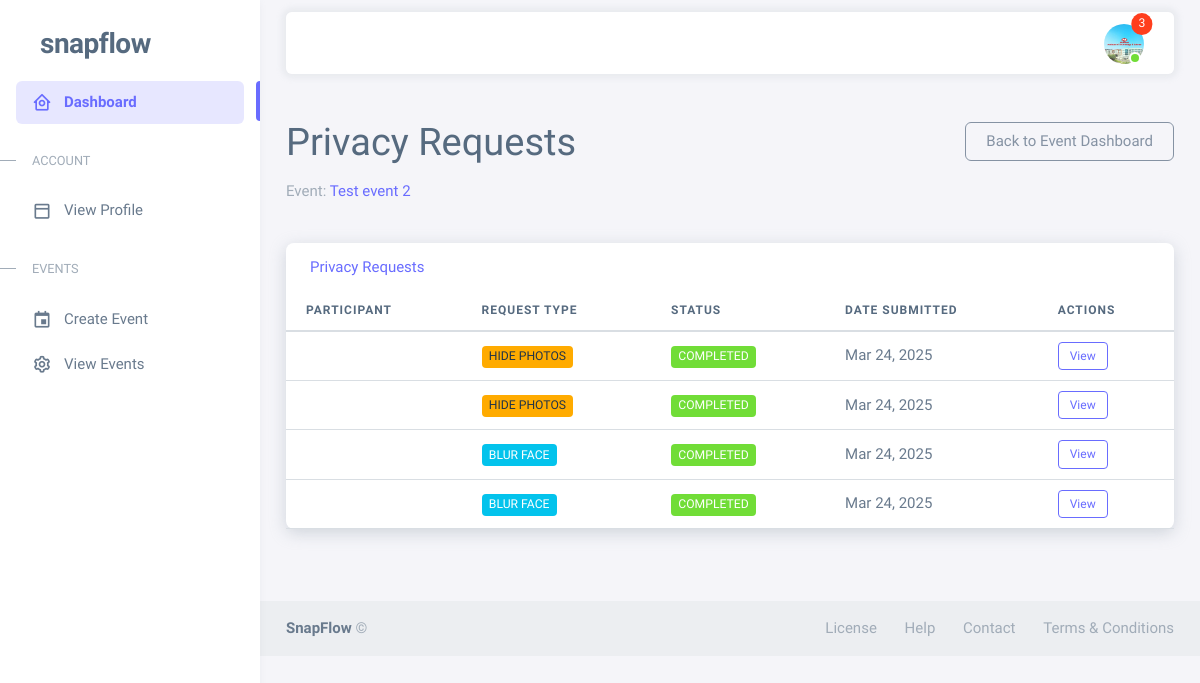
The app's page /privacy/event/test-event-2/requests/ (signed in) with its own data.
### users/models.py (models this page shows, shortened)
class CustomUser(AbstractUser):
    class Roles(models.TextChoices):
        ORGANIZER = 'ORGANIZER', _('Event Organizer')
        PHOTOGRAPHER = 'PHOTOGRAPHER', _('Photographer')
        PARTICIPANT = 'PARTICIPANT', _('Event Participant')
    class ParticipantTypes(models.TextChoices):
        GUEST = 'GUEST', _('Guest')
        FAMILY = 'FAMILY', _('Family')
        FRIEND = 'FRIEND', _('Friend')
        WINNER = 'WINNER', _('Winner')
        OTHER = 'OTHER', _('Other')
    class PhotographerRoles(models.TextChoices):
        LEAD = 'LEAD', _('Lead Photographer')
        ASSISTANT = 'ASSISTANT', _('Assistant Photographer')
        SECONDARY = 'SECONDARY', _('Secondary Photographer')
    role = models.CharField(
        max_length=20,
        choices=Roles.choices,
        null=True,
        blank=False
    )
    avatar = models.ImageField(
        upload_to='user_avatars/',
        validators=[FileExtensionValidator(['jpg', 'jpeg', 'png'])],
        null=True,
        blank=True
    )
    phone_number = models.CharField(max_length=15, blank=True)
    company_name = models.CharField(max_length=100, blank=True)
    website = models.URLField(blank=True)
    portfolio_url = models.URLField(blank=True)
    photographer_role = models.CharField(
        max_length=20,
        choices=PhotographerRoles.choices,
        blank=True
    )
    watermark = models.ImageField(
        upload_to='photographer_watermarks/',
        validators=[FileExtensionValidator(['png'])],
        null=True,
        blank=True
    )
    participant_type = models.CharField(
        max_length=20,
        choices=ParticipantTypes.choices,
        blank=True
    )
    image_visibility = models.CharField(
        max_length=20,
        choices=[
            ('PUBLIC', 'Public'),
            ('PRIVATE', 'Private'),
            ('EVENT_ONLY', 'Event Only')
        ],
        default='PRIVATE'
    )
    blur_requested = models.BooleanField(default=False)
    remove_requested = models.BooleanField(default=False)
    is_verified = models.BooleanField(default=False)

### events/models.py (models this page shows, shortened)
class Event(models.Model):
    class EventTypes(models.TextChoices):
        WEDDING = 'WEDDING', _('Wedding')
        BIRTHDAY = 'BIRTHDAY', _('Birthday')
        CORPORATE = 'CORPORATE', _('Corporate Event')
        CULTURAL = 'CULTURAL', _('Cultural Event')
        SPORTS = 'SPORTS', _('Sports Event')
        ACADEMIC = 'ACADEMIC', _('Academic Event')
        AWARD = 'AWARD', _('Award Ceremony')
        PUBLIC = 'PUBLIC', _('Public Gathering')
        OTHER = 'OTHER', _('Other')
    class EventStatus(models.TextChoices):
        DRAFT = 'DRAFT', _('Draft')
        ACTIVE = 'ACTIVE', _('Active')
        COMPLETED = 'COMPLETED', _('Completed')
        CANCELLED = 'CANCELLED', _('Cancelled')
    title = models.CharField(max_length=200)
    slug = models.SlugField(unique=True, blank=True)
    event_type = models.CharField(
        max_length=20,
        choices=EventTypes.choices,
        default=EventTypes.OTHER
    )
    description = models.TextField()
    start_date = models.DateTimeField()
    end_date = models.DateTimeField()
    timezone = models.CharField(max_length=50, default='UTC')
    location = models.CharField(max_length=255)
    event_code = models.CharField(max_length=6, unique=True, blank=True)
    primary_color = models.CharField(max_length=7, default="#ffffff")  # Hex color
    secondary_color = models.CharField(max_length=7, default="#000000")  # Hex color
    status = models.CharField(
        max_length=20,
        choices=EventStatus.choices,
        default=EventStatus.DRAFT
    )
    organizer = models.ForeignKey(
        settings.AUTH_USER_MODEL,
        on_delete=models.CASCADE,
        related_name='organized_events'
    )
    custom_domain = models.CharField(max_length=255, blank=True)
    theme = models.ForeignKey(
        'EventTheme',
        on_delete=models.SET_NULL,
        null=True,
        blank=True
    )
    logo = models.ImageField(upload_to='event_logos/', null=True, blank=True)
    cover_image = models.ImageField(upload_to='event_covers/', null=True, blank=True)
    is_public = models.BooleanField(default=False)
    require_registration = models.BooleanField(default=True)
    allow_guest_upload = models.BooleanField(default=False)
    enable_face_detection = models.BooleanField(default=True)
    enable_moment_detection = models.BooleanField(default=True)
    enable_auto_tagging = models.BooleanField(default=True)
    created_at = models.DateTimeField(auto_now_add=True)
    updated_at = models.DateTimeField(auto_now=True)
    class Meta:
        ordering = ['-start_date']

### privacy/models.py (models this page shows, shortened)
class PrivacyRequest(models.Model):
    REQUEST_TYPES = (
        ('blur', _('Blur my face')),
        ('hide', _('Hide photos with me')),
    )
    STATUS_CHOICES = (
        ('pending', _('Pending')),
        ('approved', _('Approved')),
        ('rejected', _('Rejected')),
        ('processing', _('Processing')),
        ('completed', _('Completed')),
    )
    user = models.ForeignKey(
        settings.AUTH_USER_MODEL,
        on_delete=models.CASCADE,
        related_name='privacy_requests'
    )
    event = models.ForeignKey(
        Event,
        on_delete=models.CASCADE,
        related_name='privacy_requests'
    )
    request_type = models.CharField(
        max_length=10,
        choices=REQUEST_TYPES,
        default='blur'
    )
    reason = models.TextField(
        blank=True,
        help_text=_('Optional reason for the privacy request')
    )
    status = models.CharField(
        max_length=20,
        choices=STATUS_CHOICES,
        default='pending'
    )
    created_at = models.DateTimeField(auto_now_add=True)
    updated_at = models.DateTimeField(auto_now=True)
    processed_at = models.DateTimeField(null=True, blank=True)
    processed_photos_count = models.PositiveIntegerField(default=0)
    rejection_reason = models.TextField(blank=True)
    class Meta:
        unique_together = ('user', 'event', 'request_type')
        ordering = ['-created_at']

### privacy/views.py (the view)
# urls.py: path('event/<slug:slug>/requests/', views.EventPrivacyRequestListView.as_view(), name='event_requests'),
class EventPrivacyRequestListView(LoginRequiredMixin, UserPassesTestMixin, ListView):
    model = PrivacyRequest
    template_name = 'privacy/event_request_list.html'
    context_object_name = 'privacy_requests'
    def test_func(self):
        event = get_object_or_404(Event, slug=self.kwargs['slug'])
        return event.organizer == self.request.user
    def get_queryset(self):
        event = get_object_or_404(Event, slug=self.kwargs['slug'])
        return PrivacyRequest.objects.filter(event=event)
    def get_context_data(self, **kwargs):
        context = super().get_context_data(**kwargs)
        event = get_object_or_404(Event, slug=self.kwargs['slug'])
        context['event'] = event
        return context

### notifications/context_processors.py (called while the page is built)
def notification_processor(request):
    context = {
        'unread_notifications_count': 0,
        'recent_notifications': []
    }
    if request.user.is_authenticated:
        from .models import Notification
        context['unread_notifications_count'] = Notification.objects.filter(
            recipient=request.user,
            is_read=False
        ).count()
        context['recent_notifications'] = Notification.objects.filter(
            recipient=request.user
        ).order_by('-created_at')[:5]
    return context

### templates/privacy/event_request_list.html (shortened to what this page needs)
{% extends "users/db_base.html" %}
{% load static %}
{% block content %}
<div class="container py-5">
    <div class="row mb-4">
        <div class="col-md-8">
            <h1 class="mb-3">Privacy Requests</h1>
            <p class="text-muted">Event: <a href="{% url 'events:event_dashboard' event.slug %}">{{ event.title }}</a></p>
        </div>
        <div class="col-md-4 text-md-end">
            <a href="{% url 'events:event_dashboard' event.slug %}" class="btn btn-outline-secondary">
                 Back to Event Dashboard
            </a>
        </div>
    </div>
    {% if privacy_requests %}
        <div class="card shadow mb-4">
            <div class="card-header py-3">
                <h6 class="m-0 font-weight-bold text-primary">Privacy Requests</h6>
            </div>
            <div class="card-body p-0">
                <div class="table-responsive">
                    <table class="table table-hover mb-0">
                        <thead>
                            <tr>
                                <th>Participant</th>
                                <th>Request Type</th>
                                <th>Status</th>
                                <th>Date Submitted</th>
                                <th>Actions</th>
                            </tr>
                        </thead>
                        <tbody>
                            {% for request in privacy_requests %}
                            <tr>
                                <td>{{ request.user.get_full_name }}</td>
                                <td>
                                    {% if request.request_type == 'blur' %}
                                        <span class="badge bg-info text-white">Blur Face</span>
                                    {% elif request.request_type == 'hide' %}
                                        <span class="badge bg-warning text-dark">Hide Photos</span>
                                    {% endif %}
                                </td>
                                <td>
                                    {% if request.status == 'pending' %}
                                        <span class="badge bg-secondary">Pending</span>
                                    {% elif request.status == 'approved' %}
                                        <span class="badge bg-success">Approved</span>
                                    {% elif request.status == 'processing' %}
                                        <span class="badge bg-primary">Processing</span>
                                    {% elif request.status == 'completed' %}
                                        <span class="badge bg-success">Completed</span>
                                    {% elif request.status == 'rejected' %}
                                        <span class="badge bg-danger">Rejected</span>
                                    {% endif %}
                                </td>
                                <td>{{ request.created_at|date:"M d, Y" }}</td>
                                <td>
                                    <a href="{% url 'privacy:request_detail' request.id %}" class="btn btn-sm btn-outline-primary">
                                         View
                                    </a>
                                </td>
                            </tr>
                            {% endfor %}
                        </tbody>
                    </table>
                </div>
            </div>
        </div>
    {% else %}
        <div class="alert alert-info">
            <h5 class="alert-heading">No privacy requests</h5>
            <p>This event hasn't received any privacy requests yet.</p>
        </div>
    {% endif %}
</div>
{% endblock %}

### templates/users/db_base.html (shortened to what this page needs)
{% load static %}
<!DOCTYPE html>
<html
  lang="en"
  class="light-style layout-menu-fixed"
  dir="ltr"
  data-theme="theme-default"
  data-assets-path="{% static 'users/assets/' %}"
  data-template="vertical-menu-template-free"
>
  <head>
    <link rel="stylesheet" href="{% static 'users/assets/vendor/fonts/boxicons.css' %}" />
    <link rel="stylesheet" href="{% static 'users/assets/vendor/css/core.css' %}" class="template-customizer-core-css" />
    <link rel="stylesheet" href="{% static 'users/assets/vendor/css/theme-default.css' %}" class="template-customizer-theme-css" />
    <link rel="stylesheet" href="{% static 'users/assets/css/demo.css' %}" />
    <link rel="stylesheet" href="https://cdn.jsdelivr.net/npm/bootstrap-icons/font/bootstrap-icons.css">
    <link rel="stylesheet" href="{% static 'css/notifications.css' %}">
    <link rel="stylesheet" href="{% static 'users/assets/vendor/libs/perfect-scrollbar/perfect-scrollbar.css' %}" />
    <link rel="stylesheet" href="{% static 'users/assets/vendor/libs/apex-charts/apex-charts.css' %}" />
  </head>
  <body>
    <div class="layout-wrapper layout-content-navbar">
      <div class="layout-container">
<aside id="layout-menu" class="layout-menu menu-vertical menu bg-menu-theme">
    <div class="app-brand demo">
      <a href="{% url 'home:landing' %}" class="app-brand-link">
        <span class="app-brand-text demo menu-text fw-bolder ms-2">SnapFlow</span>
      </a>
    </div>
    <ul class="menu-inner py-1">
      <li class="menu-item active">
        <a href="{% url 'users:dashboard' %}" class="menu-link">
          <i class="menu-icon tf-icons bx bx-home-circle"></i>
          <div data-i18n="Analytics">Dashboard</div>
        </a>
      </li>
      <li class="menu-header small text-uppercase">
        <span class="menu-header-text">Account</span>
      </li>
      <li class="menu-item">
        <a href="{% url 'users:profile' %}" class="menu-link">
          <i class="menu-icon tf-icons bx bx-dock-top"></i>
          <div>View Profile</div>
        </a>
      </li>
      <li class="menu-header small text-uppercase">
        <span class="menu-header-text">Events</span>
      </li>
      {% if user.role == 'ORGANIZER' %}
        <li class="menu-item">
          <a href="{% url 'events:event_create' %}" class="menu-link">
            <i class="menu-icon tf-icons bx bx-calendar-event"></i>
            <div>Create Event</div>
          </a>
        </li>
        <li class="menu-item">
          <a href="{% url 'events:event_list' %}" class="menu-link">
            <i class="menu-icon tf-icons bx bx-cog"></i>
            <div>View Events</div>
          </a>
        </li>
      {% endif %}
    </ul>
  </aside>
        <div class="layout-page">
          <nav
            class="layout-navbar container-xxl navbar navbar-expand-xl navbar-detached align-items-center bg-navbar-theme"
            id="layout-navbar"
          >
            <div class="navbar-nav-right d-flex align-items-center" id="navbar-collapse">
              <ul class="navbar-nav flex-row align-items-center ms-auto">
<li class="nav-item navbar-dropdown dropdown-user dropdown">
  <a class="nav-link dropdown-toggle hide-arrow position-relative" href="{% url 'users:profile'  %}" data-bs-toggle="dropdown">
    <div class="avatar avatar-online">
      <img src="{{ user.avatar.url }}" alt class="w-px-40 h-px-40 rounded-circle object-fit-cover" />
      {% if unread_notifications_count > 0 %}
        <span class="position-absolute top-0 start-100 translate-middle badge rounded-pill bg-danger">
          {% if unread_notifications_count > 99 %}99+{% else %}{{ unread_notifications_count }}{% endif %}
        </span>
      {% endif %}
    </div>
  </a>
</li>
              </ul>
            </div>
          </nav>
        {% block content %}{% endblock content %}
              <section id="basic-footer">
                <footer class="footer bg-light">
                  <div
                    class="container-fluid d-flex flex-md-row flex-column justify-content-between align-items-md-center gap-1 container-p-x py-3"
                  >
                    <div>
                      <a
                        href="https://themeselection.com/demo/sneat-bootstrap-html-admin-template/landing/"
                        target="_blank"
                        class="footer-text fw-bolder"
                        >SnapFlow</a
                      >
                      ©
                    </div>
                    <div>
                      <a href="{% url 'home:maintanance' %}" class="footer-link me-4" target="_blank">License</a>
                      <a href="{% url 'home:maintanance' %}" class="footer-link me-4">Help</a>
                      <a href="{% url 'home:maintanance' %}" class="footer-link me-4">Contact</a>
                      <a href="{% url 'home:maintanance' %}" class="footer-link">Terms &amp; Conditions</a>
                    </div>
                  </div>
                </footer>
              </section>
          </div>
        </div>
      </div>
  </body>
</html>

### static/users/assets/css/demo.css (style rules this page uses)
.menu .app-brand.demo { height: 64px; margin-top: 12px; }
.app-brand-text.demo { font-size: 1.75rem; letter-spacing: -0.5px; text-transform: lowercase; }

### records on screen
CustomUser: avatar (picture)
Event: title "Test event 2"
PrivacyRequest: request_type "HIDE PHOTOS", status "COMPLETED", created_at "Mar 24, 2025"
PrivacyRequest: request_type "HIDE PHOTOS", status "COMPLETED", created_at "Mar 24, 2025"
PrivacyRequest: request_type "BLUR FACE", status "COMPLETED", created_at "Mar 24, 2025"
PrivacyRequest: request_type "BLUR FACE", status "COMPLETED", created_at "Mar 24, 2025"

### other values on screen
{{ unread_notifications_count }} "3"
